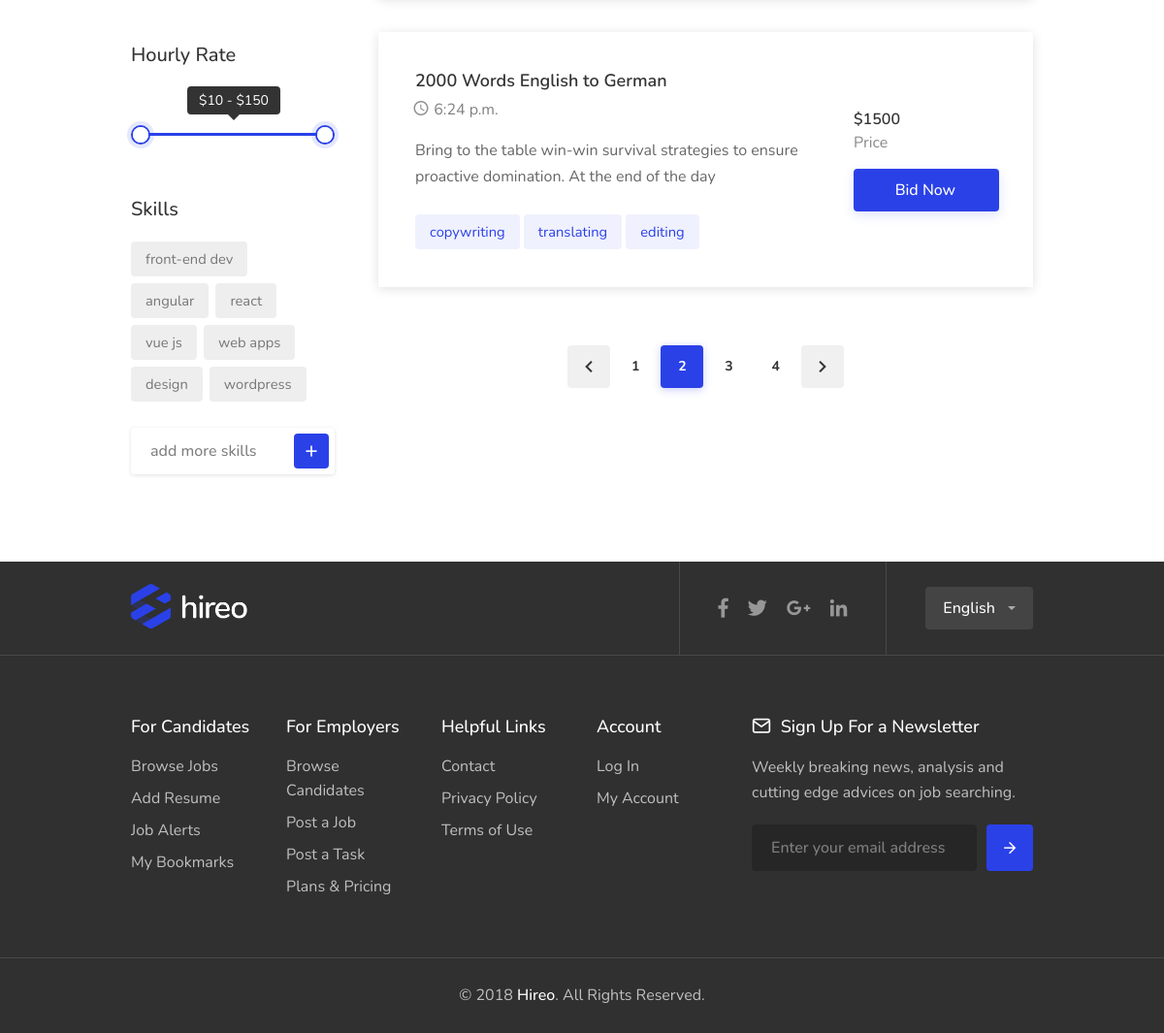
The app's page /job/list/ (lower part), older data.
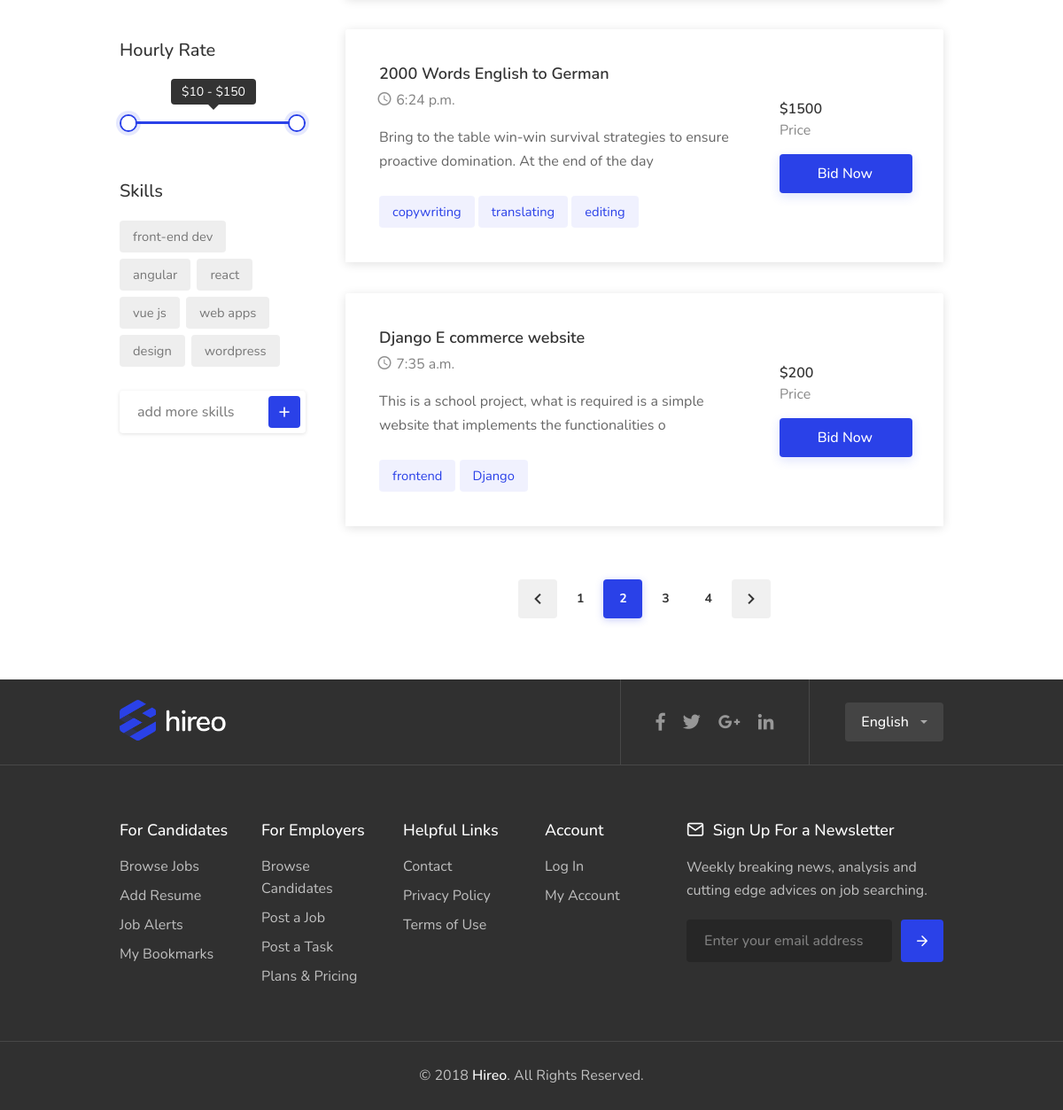
The same page, newer data.
### job/models.py (models this page shows, shortened)
class Job(models.Model):
    author = models.ForeignKey(User, on_delete=models.CASCADE)
    title = models.CharField(max_length=200)
    job_type = models.ForeignKey(Type, on_delete=models.DO_NOTHING)
    job_category = models.ForeignKey(Category, on_delete=models.DO_NOTHING)
    cost = models.IntegerField(default=100)
    skill = models.ManyToManyField(Skill, blank=True)
    date_created = models.DateTimeField(default=timezone.now)
    description = models.CharField(max_length=10000)

class Skill(models.Model):
    title = models.CharField(max_length=100)
    def __str__(self):
        return self.title

### job/views.py (the view)
# urls.py: path('job/list/', JobListView.as_view(), name='job-list'),
class JobListView(ListView):
    model = Job
    context_object_name = 'tasks'

### job/templates/job/job_list.html (shortened to what this page needs)
{% extends 'job/base.html' %}
{% block content %}
<div class="container">
	<div class="row">
		<div class="col-xl-3 col-lg-4">
			<div class="sidebar-container">
				<div class="sidebar-widget">
					<h3>Hourly Rate</h3>
				</div>
				<div class="sidebar-widget">
					<h3>Skills</h3>
					<div class="tags-container">
						<div class="tag">
							<label for="tag1">front-end dev</label>
						</div>
						<div class="tag">
							<label for="tag2">angular</label>
						</div>
						<div class="tag">
							<label for="tag3">react</label>
						</div>
						<div class="tag">
							<label for="tag4">vue js</label>
						</div>
						<div class="tag">
							<label for="tag5">web apps</label>
						</div>
						<div class="tag">
							<label for="tag6">design</label>
						</div>
						<div class="tag">
							<label for="tag7">wordpress</label>
						</div>
					</div>
					<div class="keywords-container margin-top-20">
						<div class="keyword-input-container">
							<input type="text" class="keyword-input" placeholder="add more skills"/>
							<button class="keyword-input-button ripple-effect"><i class="icon-material-outline-add"></i></button>
						</div>
					</div>
				</div>
			</div>
		</div>
		<div class="col-xl-9 col-lg-8 content-left-offset">
            {% for task in tasks %}
			<div class="tasks-list-container compact-list margin-top-35">
				<a href="{% url 'job-detail' task.id %}" class="task-listing">
					<div class="task-listing-details">
						<div class="task-listing-description">
							<h3 class="task-listing-title">{{ task.title }}</h3>
							<ul class="task-icons">
								<li><i class="icon-material-outline-access-time"></i> {{ task.date_created|date:'P'}}</li>
							</ul>
							<p class="task-listing-text">{{ task.description|stringformat:".100s" }}</p>
							<div class="task-tags">
								{% for skill in task.skill.all %}
								<span>{{ skill }}</span>
								{% endfor %}
							</div>
						</div>
					</div>
					<div class="task-listing-bid">
						<div class="task-listing-bid-inner">
							<div class="task-offers">
								<strong>${{ task.cost }}</strong>
								<span>Price</span>
							</div>
							<span class="button button-sliding-icon ripple-effect">Bid Now </span>
						</div>
					</div>
				</a>
			</div>
            {% endfor %}
			<div class="row">
				<div class="col-md-12">
					<div class="pagination-container margin-top-60 margin-bottom-60">
						<nav class="pagination">
							<ul>
								<li class="pagination-arrow"><a href="#" class="ripple-effect"><i class="icon-material-outline-keyboard-arrow-left"></i></a></li>
								<li><a href="#" class="ripple-effect">1</a></li>
								<li><a href="#" class="current-page ripple-effect">2</a></li>
								<li><a href="#" class="ripple-effect">3</a></li>
								<li><a href="#" class="ripple-effect">4</a></li>
								<li class="pagination-arrow"><a href="#" class="ripple-effect"><i class="icon-material-outline-keyboard-arrow-right"></i></a></li>
							</ul>
						</nav>
					</div>
				</div>
			</div>
		</div>
	</div>
</div>
{% endblock content %}

Row changes from the older to the newer data that the page shows:
added Job: title "Django E commerce website", date_created "7:35 a.m.", description "This is a school project, what is required is a simple website that implements the functionalities o", cost "200"
now on this page (row unchanged): Skill: title "frontend", shown under "Django E commerce website"
now on this page (row unchanged): Skill: title "Django", shown under "Django E commerce website"
